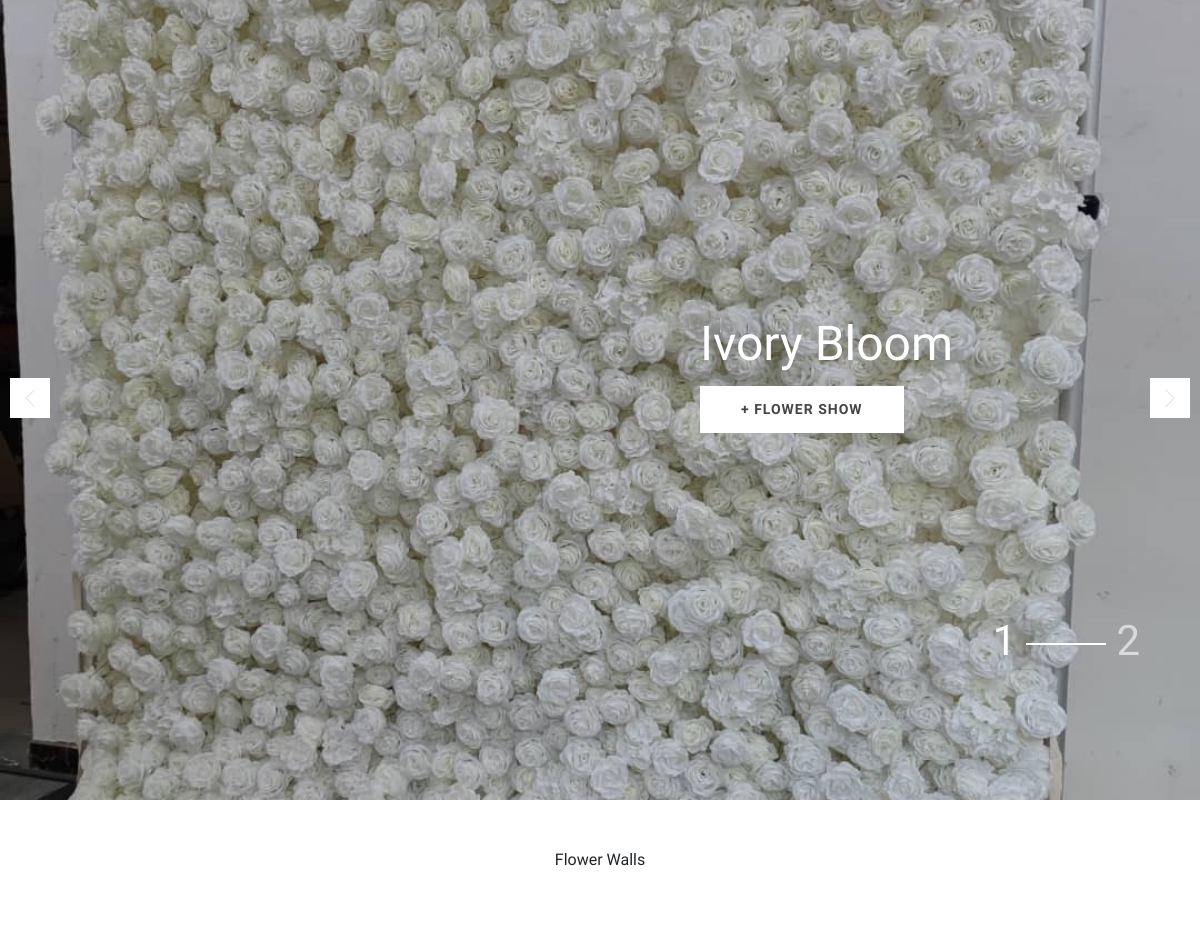
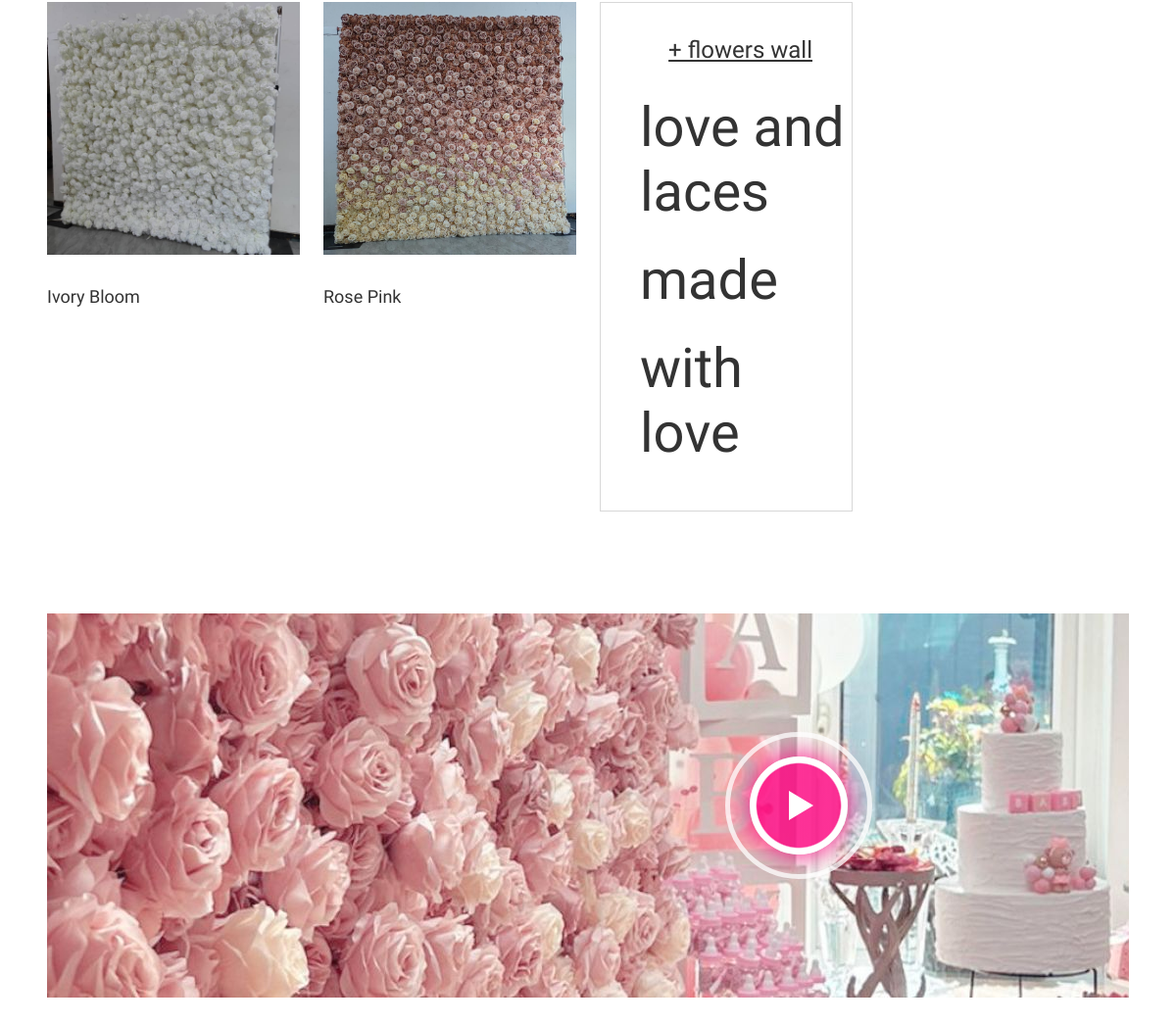
The page / on the database its author committed (2 pictures, top to bottom).
### flowerwall/models.py (models this page shows, shortened)
class FlowerWall(models.Model):
    timestamp = models.DateTimeField(auto_now_add=True, verbose_name="Date:")
    title = models.CharField(max_length=225, verbose_name="Title:")
    image = models.ImageField(upload_to=upload_image_path, null=False, blank=False, validators=[validate_image_extension], verbose_name="Cover Image:", help_text="resulotion(600*800)")
    video = models.FileField(upload_to=upload_image_path, null=True, blank=True, validators=[validate_video_extension], verbose_name="Video:", help_text="resulotion(9*16 or 1080*1920)")
    content = RichTextField(null=True)  # <-- here
    slug = models.SlugField(blank=True,null=True, unique=True, db_index=True)
    def get_absolute_url(self):
        return reverse("flowerwall", args=[self.slug])
    class Meta:
        verbose_name = 'FlowerWall'
        verbose_name_plural = 'Flower Walls'
    def image_tag(self):
        return format_html("<img src='{}' width=150>".format(self.image.url))
    image_tag.short_description = 'cover image'

### tools/models.py (models this page shows, shortened)
class SettingsSite(models.Model):
    title = models.CharField(max_length=150, blank=True, verbose_name='Title website:')
    logo = models.FileField(upload_to=upload_media_path, validators=[FileExtensionValidator(['jpg', 'png', 'svg', 'bmp', 'gif', 'jpeg',])], verbose_name='Logo:', help_text="resulotion(80*80)")
    link = models.URLField(blank=True, verbose_name='Link Website:')
    call = models.CharField(max_length=20, blank=True, verbose_name='Call number:')
    mobile = models.CharField(max_length=20, blank=True, verbose_name='Mobile number:')
    email = models.CharField(max_length=150, blank=True, verbose_name='Email:')
    address = models.CharField(max_length=200, blank=True, verbose_name='Address:')
    location_maps = models.CharField(max_length=600,blank=True, verbose_name='Location Maps:')
    hour_work = models.CharField(max_length=200, blank=True, verbose_name='Hour Work:')
    tag_keywords = models.TextField(verbose_name='Tag keywords:')
    tag_description = models.CharField(max_length=250, verbose_name='Tag description:')
    rules = models.TextField(verbose_name='Rules website:', blank=True)
    bg_home_img = models.FileField(upload_to=upload_media_path, blank=True, validators=[FileExtensionValidator(['jpg', 'png', 'svg', 'bmp', 'gif', 'jpeg',])], verbose_name='Background Home Video:', help_text="resulotion(1720*500) , acception format: "
        'image = [jpg, png, bmp, gif, jpeg, svg]')
    home_video = models.FileField(upload_to=upload_media_path, blank=True, validators=[FileExtensionValidator(['mp4', 'mpg', 'mpeg', 'avi', 'mkv',])], verbose_name='Video Home:', help_text="resulotion(1080*1920) , acception format: "
        'video = [mp4, mpg, mpeg, avi, mkv]')
    bg_cover = models.FileField(upload_to=upload_media_path, blank=True, validators=[FileExtensionValidator(['jpg', 'png', 'svg', 'bmp', 'gif', 'jpeg',])], verbose_name='Background Cover About Us, Contact, Services,:', help_text="resulotion(1920*380) , acception format: "
        'image = [jpg, png, bmp, gif, jpeg, svg]')
    text_slogan = RichTextField(null=True, verbose_name='Text Slogan')
    text_aboutus = RichTextField(default='Text About Us', verbose_name='Text About Us:')
    text_contactus = RichTextField(default='Text Contact Us', verbose_name='Text Contact Us:')
    bg_aboutus_img = models.FileField(upload_to=upload_media_path, blank=True, validators=[FileExtensionValidator(['jpg', 'png', 'svg', 'bmp', 'gif', 'jpeg',])], verbose_name='Background About Us Video:', help_text="resulotion(970*800) , acception format: "
        'image = [jpg, png, bmp, gif, jpeg, svg]')
    aboutus_video = models.FileField(upload_to=upload_media_path, blank=True, validators=[FileExtensionValidator(['mp4', 'mpg', 'mpeg', 'avi', 'mkv',])], verbose_name='Video About Us:', help_text="resulotion(1080*1920) , acception format: "
        'video = [mp4, mpg, mpeg, avi, mkv]')
    bg_404 = models.FileField(upload_to=upload_media_path, blank=True, validators=[FileExtensionValidator(['jpg', 'png', 'svg', 'bmp', 'gif', 'jpeg',])], verbose_name='Background error 404:', help_text="resulotion(1920*1000) , acception format: "
        'image = [jpg, png, bmp, gif, jpeg, svg]')
    bg_500 = models.FileField(upload_to=upload_media_path, blank=True, validators=[
        FileExtensionValidator(['jpg', 'png', 'svg', 'bmp', 'gif', 'jpeg', ])], verbose_name='Background error 500:',
                                      help_text="resulotion(1920*1000) , acception format: "
                                                'image = [jpg, png, bmp, gif, jpeg, svg]')
    instagram = models.URLField(blank=True, verbose_name='Link Instagram:')
    facebook = models.URLField(blank=True, verbose_name='Link Facebook:')
    class Meta:
        verbose_name = 'settings'
        verbose_name_plural = 'settings website'

### project/views.py (the view)
# urls.py: path('', home_page, name='home'),
def home_page(request):
    flowers = FlowerWall.objects.all()
    promotions = Promotion.objects.all()
    context= {
        'flowers': flowers,
        'promotions':promotions,
    }
    return render(request, 'index.html', context)

### tools/templatetags/template_tags.py (called while the page is built)
def settings(request):
    try:
        return {'setting': SettingsSite.objects.last()}
    except ObjectDoesNotExist:
        pass

### templates/index.html (shortened to what this page needs)
{% extends 'shared/_MainLayout.html' %}
{% load static %}
{% load render_partial %}
{% block Header_ref %}
  {% include 'shared/Header-ref.html' %}
{% endblock %}
{% block content %}
  <div class="swiper-container position-relative">
    <div class="swiper-wrapper">
      {% for flower in flowers %}
      <div class="swiper-slide">
        <div class="slide-bg-image bg-image" data-background="{% if flower.image %}{{ flower.image.url }}{% endif %}"></div>
        <div class="slide-detail position-absolute offset-lg-7 offset-md-4 offset-2 text-center text-lg-start col-lg-5">
          <h1 class="s-title display-5 mb-2">{{ flower.title }}</h1>
          <div class="s-link">
            <a href="{{ flower.get_absolute_url }}" class="btn rounded-0">+ Flower Show</a>
          </div>
        </div>
      </div>
      {% endfor %}
    </div>
    <div class="swiper-pagination text-white d-lg-block"></div>
    <div class="swiper-button-next"></div>
    <div class="swiper-button-prev"></div>
  </div>
  <section class="container text-center mt-5 mb-4">
    <p class="mb-3">{{ setting.text_slogan|safe }}</p>
  </section>
  <section>
    <div class="product-category container-fluid p-md-5 mb-2">
      <div class="row">
        {% for flower in flowers %}
        <div class="col-lg-3 col-md-6">
          <div class="single-category single-category--one">
            <div class="single-category__image single-category__image--one">
              <img src="{{ flower.image.url }}" class="img-fluid" alt="" />
            </div>
            <div class="single-category__content single-category__content--one space-mt--25 space-mb--25">
              <div class="title">
                <p>{{ flower.title }}</p>
              </div>
            </div>
            <a class="banner-link" href="{{ flower.get_absolute_url }}"></a>
          </div>
        </div>
        {% endfor %}
        <div class="col-lg-3 col-md-6">
          <div class="single-category__content single-category__content--textbanner">
            <a href="{% url "flowerwalls" %}">+ flowers wall</a>
            <p class="text">
              <span>love and laces</span><br /><span>made</span><br /><span>with love</span>
            </p>
          </div>
        </div>
      </div>
    </div>
  </section>
  <div class="container-fluid p-md-5 mb-5">
    <div class="row">
      <div class="col-lg-12">
        <div class="countdown-background bg-img bg-image" data-background="{% if setting.bg_home_img %}{{ setting.bg_home_img.url }}{% endif %}">
          <div class="row p-md-5 p-3">
            <div class="ms-auto col-xl-7 col-lg-9 mt-5 mb-5">
              <div class="text-center">
                <a type="button" class="play-btn play-video" data-bs-toggle="modal" data-src="{{ setting.home_video.url }}" data-bs-target="#playModal"></a>
              </div>
            </div>
          </div>
        </div>
      </div>
    </div>
  </div>
{% endblock %}

### static/css/style.css (style rules this page uses)
body, html { font-family: "Work Sans"; }
a, button { transition: all .3s; }
.single-category { position: relative; overflow: hidden; }
.single-category__image { position: relative; overflow: hidden; }
.single-category__content { position: relative; z-index: 5; display: flex; justify-content: space-between; }
.space-mb--25 { margin-bottom: 25px; }
.space-mt--25 { margin-top: 25px; }
.single-category .banner-link { position: absolute; z-index: 2; top: 0; right: 0; bottom: 0; left: 0; margin: auto; }
.single-category__image img { width: 100%; transition: .8s; }
.img-fluid, .img-thumbnail { max-width: 100%; height: auto; }
.single-category__image:after { position: absolute; top: 20px; left: 20px; display: block; visibility: hidden; width: calc(100% - 40px); height: calc(100% - 40px); content: ""; transition: .6s; opacity: 0; border: 1px solid #fff; background-color: transparent; }
.single-category__content .title { width: 70%; }
.single-category__content .title { position: relative; width: 70%; }
.single-category__content .title p { font-size: 18px; font-weight: 400; line-height: 36px; visibility: visible; margin: 0; transition-duration: .6s; transform: translateY(0); opacity: 1; color: #333; }
.single-category__content--textbanner { position: relative; display: block; min-height: 520px; padding: 40px; border: 1px solid #d8d8d8; }
.single-category__content--textbanner a { font-size: 24px; font-weight: 400; line-height: 36px; position: absolute; z-index: 5px; top: 30px; right: 40px; color: #333; }
.single-category__content--textbanner p { position: absolute; bottom: 30px; }
.single-category__content--textbanner p span { font-size: 56px; font-weight: 300; line-height: 66px; display: block; color: #333; }
.bg-img { background-repeat: no-repeat; background-position: 50%; background-size: cover; }
.play-btn { width: 100px; height: 100px; background: radial-gradient(rgba(255, 0, 128, 0.8) 60%, rgba(255, 255, 255, 1) 62%); border-radius: 50%; position: relative; display: block; margin: 50px auto; box-shadow: 0px 0px 25px 3px rgba(255, 0, 128, 0.8); }
.play-btn::after { content: ""; position: absolute; left: 50%; top: 50%; -webkit-transform: translateX(-40%) translateY(-50%); transform: translateX(-40%) translateY(-50%); transform-origin: center center; width: 0; height: 0; border-top: 15px solid transparent; border-bottom: 15px solid transparent; border-left: 25px solid #fff; z-index: 100; -webkit-transition: all 400ms cubic-bezier(0.55, 0.055, 0.675, 0.19); transition: all 400ms cubic-bezier(0.55, 0.055, 0.675, 0.19); }
.play-btn:before { content: ""; position: absolute; width: 150%; height: 150%; -webkit-animation-delay: 0s; animation-delay: 0s; -webkit-animation: pulsate1 2s; animation: pulsate1 2s; -webkit-animation-direction: forwards; animation-direction: forwards; -webkit-animation-iteration-count: infinite; animation-iteration-count: infinite; -webkit-animation-timing-function: steps; animation-timing-function: steps; opacity: 1; border-radius: 50%; border: 5px solid rgba(255, 255, 255, .75); top: -25%; left: -25%; background: rgba(198, 16, 0, 0); }

### rows shown on the page
FlowerWall: title "Ivory Bloom", image (picture)
SettingsSite: text_slogan "Flower Walls"
FlowerWall: image (picture), title "Rose Pink"
